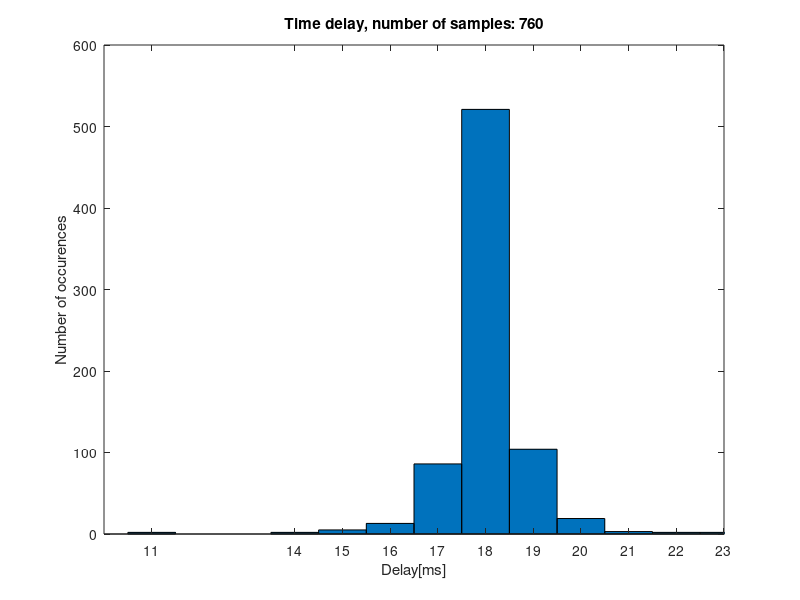

Write the MATLAB code that produced this figure.
%%
%{
This script is used to plot the distribution of the time delays.
A .txt file with the time delays is used as input and a histogram
is the output.
%}

%%
clc;
clear all; 

fileId = fopen('executionTime.txt');

C = textscan(fileId, '%s');
fclose(fileId);

% Extract the time data

for i = 1: 1: size(C{1,1},1)
    tempTime = C{1,1}{i,1}; 
    time(i) = str2double(strrep(tempTime, ',' , '.'));
end

[N,X] = hist(time,unique(time));
figure;
bar(X,N, 1)
xlim([10 23]);
xlabel('Delay[ms]')
ylabel('Number of occurences')
title(['Time delay, number of samples: ' num2str(size(time,2))])


% Storing the data in a cell array
C{1,2}(1,:) = N; % Occurences
C{1,2}(2,:) = X; % Delay


